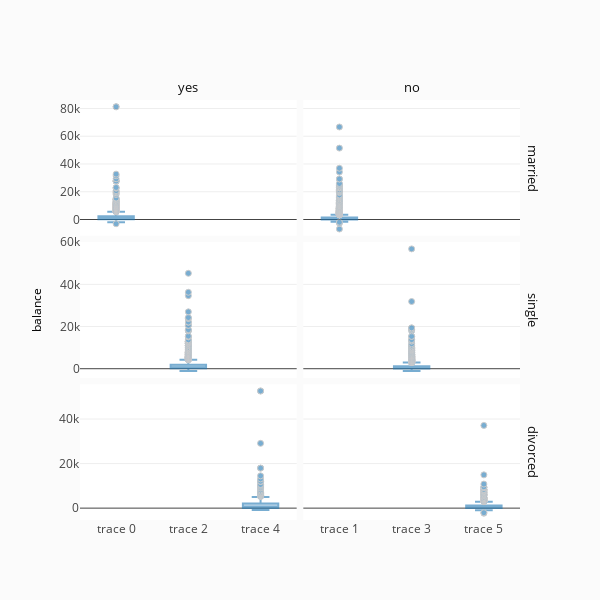

Notebook cell for this chart:
### Code cell
#Plotting Range of Income for marital Groups 

fig = ff.create_facet_grid(
    df,
    y='balance',
    facet_row='marital',
    facet_col='deposit',
    trace_type='box',
)

iplot(fig, filename='facet - box traces')

### Figure 1 — Plotly figure (JSON) as saved in the notebook; plotly's stock layout.template omitted (floating-point values rounded to 4 significant figures; data arrays with more than 128 entries replaced by an {"elided": "..."} marker saying what was removed)
{"data": [{"marker": {"color": "rgb(31, 119, 180)", "line": {"color": "darkgrey", "width": 1}}, "opacity": 0.6, "type": "box", "uid": "02e1bcdb-45c2-4836-91f0-013903b2c5f8", "xaxis": "x", "y": {"elided": "2734 int values"}, "yaxis": "y"}, {"marker": {"color": "rgb(31, 119, 180)", "line": {"color": "darkgrey", "width": 1}}, "opacity": 0.6, "type": "box", "uid": "9278bd7b-af62-483c-81d1-95899e85698a", "xaxis": "x2", "y": {"elided": "3568 int values"}, "yaxis": "y"}, {"marker": {"color": "rgb(31, 119, 180)", "line": {"color": "darkgrey", "width": 1}}, "opacity": 0.6, "type": "box", "uid": "93b00a3c-0f4a-40fd-8de3-0663c0622e22", "xaxis": "x", "y": {"elided": "1900 int values"}, "yaxis": "y2"}, {"marker": {"color": "rgb(31, 119, 180)", "line": {"color": "darkgrey", "width": 1}}, "opacity": 0.6, "type": "box", "uid": "9650ab1c-8361-4060-915a-515613d8e6c0", "xaxis": "x2", "y": {"elided": "1599 int values"}, "yaxis": "y2"}, {"marker": {"color": "rgb(31, 119, 180)", "line": {"color": "darkgrey", "width": 1}}, "opacity": 0.6, "type": "box", "uid": "27630cb5-c54f-40c1-a2dd-56ce501220d5", "xaxis": "x", "y": {"elided": "621 int values"}, "yaxis": "y3"}, {"marker": {"color": "rgb(31, 119, 180)", "line": {"color": "darkgrey", "width": 1}}, "opacity": 0.6, "type": "box", "uid": "cd750049-6aa9-447e-9dc1-ab7858da4fdd", "xaxis": "x2", "y": {"elided": "670 int values"}, "yaxis": "y3"}], "layout": {"annotations": [{"font": {"color": "#0f0f0f", "size": 13}, "showarrow": false, "text": "yes", "textangle": 0, "x": 0.2462, "xanchor": "center", "xref": "paper", "y": 1.03, "yanchor": "middle", "yref": "paper"}, {"font": {"color": "#0f0f0f", "size": 13}, "showarrow": false, "text": "no", "textangle": 0, "x": 0.7537, "xanchor": "center", "xref": "paper", "y": 1.03, "yanchor": "middle", "yref": "paper"}, {"font": {"color": "#0f0f0f", "size": 13}, "showarrow": false, "text": "married", "textangle": 90, "x": 1.03, "xanchor": "center", "xref": "paper", "y": 0.8383, "yanchor": "middle", "yref": "paper"}, {"font": {"color": "#0f0f0f", "size": 13}, "showarrow": false, "text": "single", "textangle": 90, "x": 1.03, "xanchor": "center", "xref": "paper", "y": 0.5, "yanchor": "middle", "yref": "paper"}, {"font": {"color": "#0f0f0f", "size": 13}, "showarrow": false, "text": "divorced", "textangle": 90, "x": 1.03, "xanchor": "center", "xref": "paper", "y": 0.1617, "yanchor": "middle", "yref": "paper"}, {"font": {"color": "#000000", "size": 12}, "showarrow": false, "text": "", "textangle": 0, "x": 0.5, "xanchor": "center", "xref": "paper", "y": -0.1, "yanchor": "middle", "yref": "paper"}, {"font": {"color": "#000000", "size": 12}, "showarrow": false, "text": "balance", "textangle": -90, "x": -0.1, "xanchor": "center", "xref": "paper", "y": 0.5, "yanchor": "middle", "yref": "paper"}], "height": 600, "legend": {"bgcolor": "#efefef", "borderwidth": 1, "x": 1.05, "y": 1, "yanchor": "top"}, "paper_bgcolor": "rgb(251, 251, 251)", "showlegend": false, "title": {"text": ""}, "width": 600, "xaxis": {"anchor": "y3", "domain": [0.0, 0.4925]}, "xaxis2": {"anchor": "free", "domain": [0.5075, 1.0], "position": 0.0}, "yaxis": {"anchor": "free", "domain": [0.6767, 1.0], "position": 0.0}, "yaxis2": {"anchor": "free", "domain": [0.3383, 0.6617], "position": 0.0}, "yaxis3": {"anchor": "x", "domain": [0.0, 0.3233]}}}
